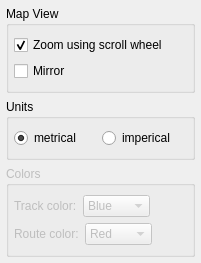
                           <widget class="QWidget" name="tabGeneral">
                            <property name="minimumSize">
                             <size>
                              <width>0</width>
                              <height>250</height>
                             </size>
                            </property>
                            <attribute name="title">
                             <string>General</string>
                            </attribute>
                            <layout class="QVBoxLayout" name="verticalLayout_41">
                             <property name="margin">
                              <number>6</number>
                             </property>
                             <item>
                              <widget class="QGroupBox" name="groupBox_5">
                               <property name="title">
                                <string>Map View</string>
                               </property>
                               <layout class="QVBoxLayout" name="verticalLayout_10">
                                <property name="leftMargin">
                                 <number>5</number>
                                </property>
                                <property name="topMargin">
                                 <number>9</number>
                                </property>
                                <property name="rightMargin">
                                 <number>0</number>
                                </property>
                                <property name="bottomMargin">
                                 <number>9</number>
                                </property>
                                <item>
                                 <widget class="QCheckBox" name="cb_map_view_zoomwheel">
                                  <property name="text">
                                   <string>Zoom using scroll wheel</string>
                                  </property>
                                  <property name="checked">
                                   <bool>true</bool>
                                  </property>
                                 </widget>
                                </item>
                                <item>
                                 <widget class="QCheckBox" name="cb_map_view_mirror">
                                  <property name="text">
                                   <string>Mirror</string>
                                  </property>
                                 </widget>
                                </item>
                               </layout>
                              </widget>
                             </item>
                             <item>
                              <widget class="QGroupBox" name="groupBox_2">
                               <property name="title">
                                <string>Units</string>
                               </property>
                               <layout class="QHBoxLayout" name="horizontalLayout_29">
                                <property name="leftMargin">
                                 <number>5</number>
                                </property>
                                <item>
                                 <layout class="QHBoxLayout" name="horizontalLayout_5">
                                  <property name="bottomMargin">
                                   <number>0</number>
                                  </property>
                                  <item>
                                   <widget class="QRadioButton" name="rb_settings_general_units_metric">
                                    <property name="text">
                                     <string>metrical</string>
                                    </property>
                                    <property name="checked">
                                     <bool>true</bool>
                                    </property>
                                    <attribute name="buttonGroup">
                                     <string notr="true">buttonGroup</string>
                                    </attribute>
                                   </widget>
                                  </item>
                                  <item>
                                   <widget class="QRadioButton" name="rb_settings_general_units_imperial">
                                    <property name="text">
                                     <string>imperical</string>
                                    </property>
                                    <attribute name="buttonGroup">
                                     <string notr="true">buttonGroup</string>
                                    </attribute>
                                   </widget>
                                  </item>
                                 </layout>
                                </item>
                               </layout>
                              </widget>
                             </item>
                             <item>
                              <widget class="QGroupBox" name="groupBox_12">
                               <property name="enabled">
                                <bool>false</bool>
                               </property>
                               <property name="title">
                                <string>Colors</string>
                               </property>
                               <layout class="QVBoxLayout" name="verticalLayout_30">
                                <property name="leftMargin">
                                 <number>5</number>
                                </property>
                                <property name="topMargin">
                                 <number>9</number>
                                </property>
                                <property name="rightMargin">
                                 <number>0</number>
                                </property>
                                <property name="bottomMargin">
                                 <number>9</number>
                                </property>
                                <item>
                                 <layout class="QVBoxLayout" name="verticalLayout_29">
                                  <property name="topMargin">
                                   <number>0</number>
                                  </property>
                                  <property name="bottomMargin">
                                   <number>0</number>
                                  </property>
                                  <item>
                                   <layout class="QHBoxLayout" name="horizontalLayout_9">
                                    <property name="topMargin">
                                     <number>0</number>
                                    </property>
                                    <property name="rightMargin">
                                     <number>0</number>
                                    </property>
                                    <item>
                                     <widget class="QLabel" name="label_8">
                                      <property name="text">
                                       <string>Track color:</string>
                                      </property>
                                     </widget>
                                    </item>
                                    <item>
                                     <widget class="QComboBox" name="comboBox_2">
                                      <item>
                                       <property name="text">
                                        <string>Blue</string>
                                       </property>
                                      </item>
                                      <item>
                                       <property name="text">
                                        <string>Red</string>
                                       </property>
                                      </item>
                                      <item>
                                       <property name="text">
                                        <string>Yellow</string>
                                       </property>
                                      </item>
                                      <item>
                                       <property name="text">
                                        <string>Brown</string>
                                       </property>
                                      </item>
                                      <item>
                                       <property name="text">
                                        <string>Green</string>
                                       </property>
                                      </item>
                                      <item>
                                       <property name="text">
                                        <string>Black</string>
                                       </property>
                                      </item>
                                      <item>
                                       <property name="text">
                                        <string>White</string>
                                       </property>
                                      </item>
                                     </widget>
                                    </item>
                                    <item>
                                     <spacer name="horizontalSpacer_8">
                                      <property name="orientation">
                                       <enum>Qt::Horizontal</enum>
                                      </property>
                                      <property name="sizeHint" stdset="0">
                                       <size>
                                        <width>40</width>
                                        <height>20</height>
                                       </size>
                                      </property>
                                     </spacer>
                                    </item>
                                   </layout>
                                  </item>
                                  <item>
                                   <layout class="QHBoxLayout" name="horizontalLayout_10">
                                    <property name="bottomMargin">
                                     <number>0</number>
                                    </property>
                                    <item>
                                     <widget class="QLabel" name="label_9">
                                      <property name="text">
                                       <string>Route color:</string>
                                      </property>
                                     </widget>
                                    </item>
                                    <item>
                                     <widget class="QComboBox" name="comboBox_3">
                                      <property name="currentIndex">
                                       <number>1</number>
                                      </property>
                                      <item>
                                       <property name="text">
                                        <string>Blue</string>
                                       </property>
                                      </item>
                                      <item>
                                       <property name="text">
                                        <string>Red</string>
                                       </property>
                                      </item>
                                      <item>
                                       <property name="text">
                                        <string>Yellow</string>
                                       </property>
                                      </item>
                                      <item>
                                       <property name="text">
                                        <string>Brown</string>
                                       </property>
                                      </item>
                                      <item>
                                       <property name="text">
                                        <string>Green</string>
                                       </property>
                                      </item>
                                      <item>
                                       <property name="text">
                                        <string>Black</string>
                                       </property>
                                      </item>
                                      <item>
                                       <property name="text">
                                        <string>White</string>
                                       </property>
                                      </item>
                                     </widget>
                                    </item>
                                    <item>
                                     <spacer name="horizontalSpacer_9">
                                      <property name="orientation">
                                       <enum>Qt::Horizontal</enum>
                                      </property>
                                      <property name="sizeHint" stdset="0">
                                       <size>
                                        <width>40</width>
                                        <height>20</height>
                                       </size>
                                      </property>
                                     </spacer>
                                    </item>
                                   </layout>
                                  </item>
                                 </layout>
                                </item>
                               </layout>
                              </widget>
                             </item>
                             <item>
                              <spacer name="verticalSpacer_5">
                               <property name="orientation">
                                <enum>Qt::Vertical</enum>
                               </property>
                               <property name="sizeHint" stdset="0">
                                <size>
                                 <width>20</width>
                                 <height>0</height>
                                </size>
                               </property>
                              </spacer>
                             </item>
                            </layout>
                           </widget>
